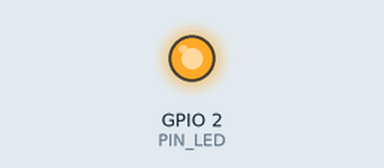
This sketch was run on a simulated ESP32. Parts: output pins drawn as LEDs (lit = HIGH). Nothing arrives over Bluetooth unless stated; what the sketch prints to the serial monitor is not drawn.

Above: at 0.1 s.
Timing chart, 0 to 1.6 s (numbered marks = the images above):
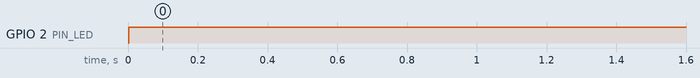

Measured:
- by itself, GPIO 2 (PIN_LED): LOW → HIGH at 0.00 s

The sketch:

GPS_BT_Bridge.ino
```cpp
/*
 * ESP32 + u-blox NEO-M10 -> Bluetooth GPS Bridge  (v3)
 * ------------------------------------------------
 * ESP32 doc cau NMEA tu module GPS NEO-M10 qua UART (Serial2)
 * roi phat qua Bluetooth Classic (SPP) cho dien thoai.
 * Dung duoc voi app Android: "Serial Bluetooth Terminal",
 * "Bluetooth GPS", "GPS Connector"...
 *
 * Diem chinh cua v3:
 *  - BAUD CO DINH 38400 (mac dinh goc cua NEO-M10), khong tu do nua.
 *  - Chuyen du lieu theo khoi (nhanh, on dinh).
 *  - Chi phat Bluetooth khi dien thoai da ket noi.
 *
 * Dau day:
 *   NEO-M10 VCC -> ESP32 3V3 (hoac 5V tu chan VIN khi ESP32 cam USB)
 *   NEO-M10 GND -> ESP32 GND
 *   NEO-M10 TX  -> ESP32 GPIO16 (RX2)
 *   NEO-M10 RX  -> ESP32 GPIO17 (TX2)
 *
 * Luu y: chan GPIO cua ESP32 chi chiu 3.3V, KHONG dua 5V vao GPIO.
 *         (5V chi duoc phep vao chan NGUON VCC cua board GPS.)
 */

#if !defined(CONFIG_BT_ENABLED) || !defined(CONFIG_BLUEDROID_ENABLED)
#error Bluetooth chua bat! Hay cai ESP32 core ban moi va chon dung board ESP32.
#endif

#include "BluetoothSerial.h"

// ---------- CAU HINH ----------
#define BT_NAME    "NEO-M10_GPS"  // ten Bluetooth hien tren dien thoai
#define GPS_BAUD   38400          // CO DINH: baud mac dinh goc cua NEO-M10
#define PIN_GPS_RX 16             // ESP32 RX2 <- GPS TX
#define PIN_GPS_TX 17             // ESP32 TX2 -> GPS RX
#define PIN_LED    2              // LED bao: nhay = cho pair, sang dung = da ket noi
#define DEBUG_ECHO 0              // 1 = in luong NMEA ra Serial Monitor (USB) de debug

BluetoothSerial SerialBT;

void setup() {
  Serial.begin(115200);                                        // monitor USB (debug)
  Serial2.begin(GPS_BAUD, SERIAL_8N1, PIN_GPS_RX, PIN_GPS_TX); // UART noi GPS (38400 co dinh)

  pinMode(PIN_LED, OUTPUT);

  // SerialBT.setPin("1234"); // bo comment neu muon dat ma PIN khi pair
  SerialBT.begin(BT_NAME);     // bat Bluetooth, che do slave (cho dien thoai ket noi)

  Serial.println();
  Serial.println("Bluetooth GPS bridge started (baud GPS co dinh 38400)");
  Serial.print("Pair dien thoai voi: ");
  Serial.println(BT_NAME);
}

void loop() {
  // GPS -> Bluetooth: day theo khoi, chi khi dien thoai da ket noi
  if (SerialBT.connected()) {
    uint8_t buf[128];
    size_t n = 0;
    while (Serial2.available() && n < sizeof(buf)) {
      buf[n++] = (uint8_t)Serial2.read();
    }
    if (n > 0) {
      SerialBT.write(buf, n);
#if DEBUG_ECHO
      Serial.write(buf, n);
#endif
    }
  } else {
    // Chua co dien thoai ket noi: xa bot de khong tran buffer UART
    while (Serial2.available()) Serial2.read();
  }

  // Bluetooth -> GPS: cho phep gui lenh cau hinh tu dien thoai (vd: u-center qua BT)
  while (SerialBT.available()) {
    Serial2.write(SerialBT.read());
  }

  // LED bao trang thai ket noi
  static unsigned long lastBlink = 0;
  if (SerialBT.connected()) {
    digitalWrite(PIN_LED, HIGH);                  // sang dung = da ket noi
  } else if (millis() - lastBlink > 500) {
    digitalWrite(PIN_LED, !digitalRead(PIN_LED)); // nhay = dang cho pair
    lastBlink = millis();
  }

  delay(1); // nhuong CPU cho stack Bluetooth
}
```
